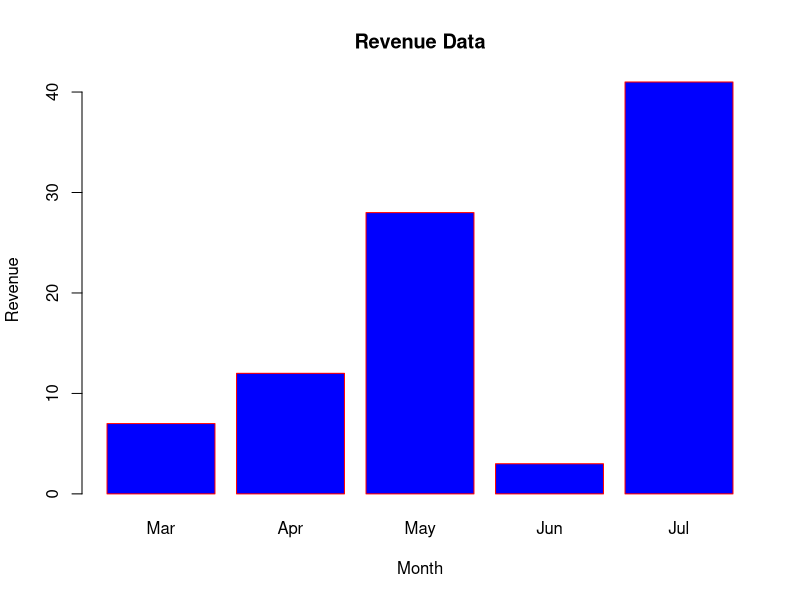

Write R code to recreate this figure.
# Bar chart in R

# Create the data for the chart
H <- c(7,12,28,3,41)
M <- c("Mar","Apr","May","Jun","Jul")

# Plot the bar chart
barplot(H,names.arg=M,xlab="Month", ylab="Revenue", col="blue", main="Revenue Data", border="red")
